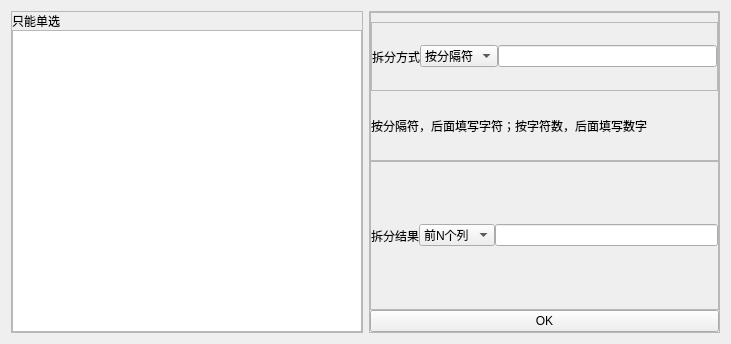
<?xml version="1.0" encoding="UTF-8"?>
<ui version="4.0">
 <class>Form</class>
 <widget class="QWidget" name="Form">
  <property name="geometry">
   <rect>
    <x>0</x>
    <y>0</y>
    <width>731</width>
    <height>344</height>
   </rect>
  </property>
  <property name="windowTitle">
   <string>拆分列</string>
  </property>
  <layout class="QHBoxLayout" name="horizontalLayout_3">
   <item>
    <widget class="QFrame" name="frame">
     <property name="frameShape">
      <enum>QFrame::StyledPanel</enum>
     </property>
     <property name="frameShadow">
      <enum>QFrame::Raised</enum>
     </property>
     <layout class="QVBoxLayout" name="verticalLayout" stretch="0,0">
      <property name="spacing">
       <number>0</number>
      </property>
      <property name="leftMargin">
       <number>0</number>
      </property>
      <property name="topMargin">
       <number>0</number>
      </property>
      <property name="rightMargin">
       <number>0</number>
      </property>
      <property name="bottomMargin">
       <number>0</number>
      </property>
      <item>
       <widget class="QLabel" name="label">
        <property name="text">
         <string>只能单选</string>
        </property>
       </widget>
      </item>
      <item>
       <widget class="QListWidget" name="listWidget"/>
      </item>
     </layout>
    </widget>
   </item>
   <item>
    <widget class="QFrame" name="frame_2">
     <property name="frameShape">
      <enum>QFrame::StyledPanel</enum>
     </property>
     <property name="frameShadow">
      <enum>QFrame::Raised</enum>
     </property>
     <layout class="QVBoxLayout" name="verticalLayout_3">
      <property name="spacing">
       <number>0</number>
      </property>
      <property name="leftMargin">
       <number>0</number>
      </property>
      <property name="topMargin">
       <number>0</number>
      </property>
      <property name="rightMargin">
       <number>0</number>
      </property>
      <property name="bottomMargin">
       <number>0</number>
      </property>
      <item>
       <widget class="QFrame" name="frame_5">
        <property name="frameShape">
         <enum>QFrame::StyledPanel</enum>
        </property>
        <property name="frameShadow">
         <enum>QFrame::Raised</enum>
        </property>
        <layout class="QVBoxLayout" name="verticalLayout_2">
         <property name="spacing">
          <number>0</number>
         </property>
         <property name="leftMargin">
          <number>0</number>
         </property>
         <property name="rightMargin">
          <number>0</number>
         </property>
         <property name="bottomMargin">
          <number>0</number>
         </property>
         <item>
          <widget class="QFrame" name="frame_3">
           <property name="frameShape">
            <enum>QFrame::StyledPanel</enum>
           </property>
           <property name="frameShadow">
            <enum>QFrame::Raised</enum>
           </property>
           <layout class="QHBoxLayout" name="horizontalLayout">
            <property name="spacing">
             <number>0</number>
            </property>
            <property name="leftMargin">
             <number>0</number>
            </property>
            <property name="topMargin">
             <number>0</number>
            </property>
            <property name="rightMargin">
             <number>0</number>
            </property>
            <property name="bottomMargin">
             <number>0</number>
            </property>
            <item>
             <widget class="QLabel" name="label_2">
              <property name="text">
               <string>拆分方式</string>
              </property>
             </widget>
            </item>
            <item>
             <widget class="QComboBox" name="cb1">
              <item>
               <property name="text">
                <string>按分隔符</string>
               </property>
              </item>
              <item>
               <property name="text">
                <string>按字符数</string>
               </property>
              </item>
             </widget>
            </item>
            <item>
             <widget class="QLineEdit" name="le1"/>
            </item>
           </layout>
          </widget>
         </item>
         <item>
          <widget class="QLabel" name="label_4">
           <property name="text">
            <string>按分隔符，后面填写字符；按字符数，后面填写数字</string>
           </property>
          </widget>
         </item>
        </layout>
       </widget>
      </item>
      <item>
       <widget class="QFrame" name="frame_4">
        <property name="frameShape">
         <enum>QFrame::StyledPanel</enum>
        </property>
        <property name="frameShadow">
         <enum>QFrame::Raised</enum>
        </property>
        <layout class="QHBoxLayout" name="horizontalLayout_2">
         <property name="spacing">
          <number>0</number>
         </property>
         <property name="leftMargin">
          <number>0</number>
         </property>
         <property name="topMargin">
          <number>0</number>
         </property>
         <property name="rightMargin">
          <number>0</number>
         </property>
         <property name="bottomMargin">
          <number>0</number>
         </property>
         <item>
          <widget class="QLabel" name="label_3">
           <property name="text">
            <string>拆分结果</string>
           </property>
          </widget>
         </item>
         <item>
          <widget class="QComboBox" name="cb2">
           <item>
            <property name="text">
             <string>前N个列</string>
            </property>
           </item>
           <item>
            <property name="text">
             <string>第N列</string>
            </property>
           </item>
          </widget>
         </item>
         <item>
          <widget class="QLineEdit" name="le2"/>
         </item>
        </layout>
       </widget>
      </item>
      <item>
       <widget class="QPushButton" name="pushButton">
        <property name="text">
         <string>OK</string>
        </property>
       </widget>
      </item>
     </layout>
    </widget>
   </item>
  </layout>
 </widget>
 <resources/>
 <connections/>
</ui>
